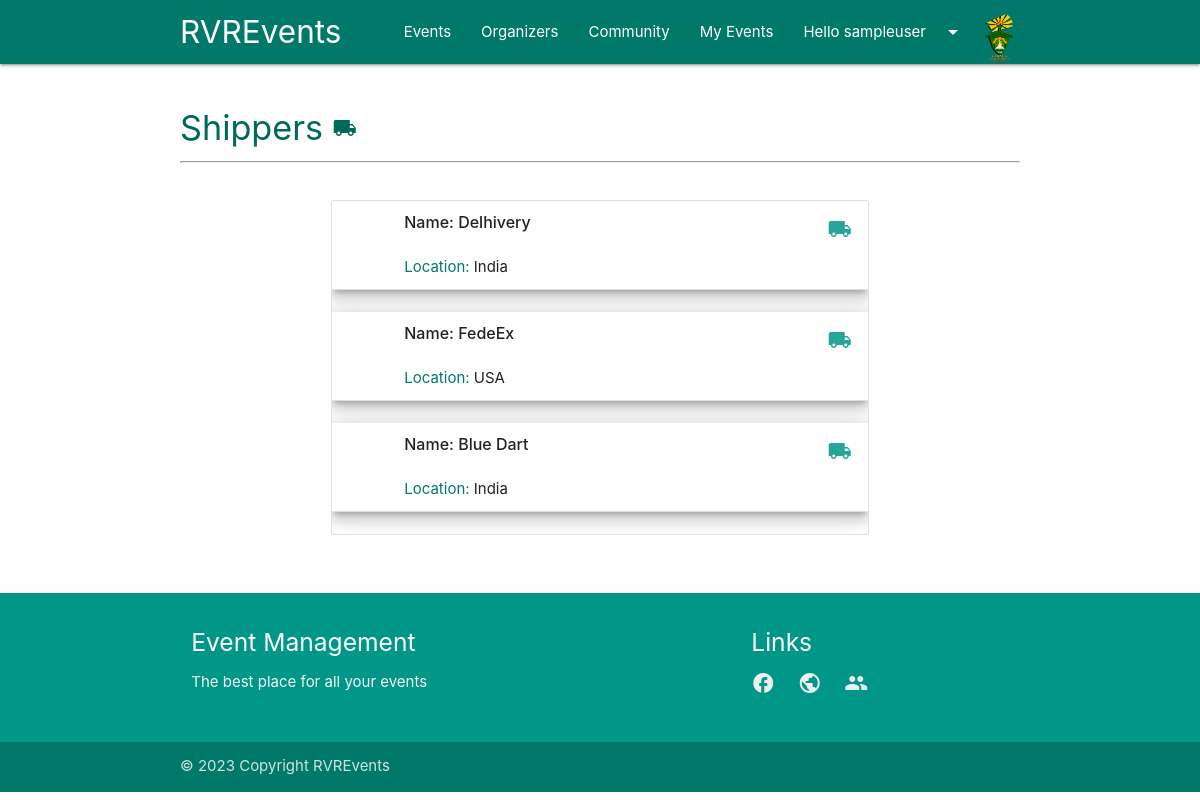
The page /shippers/ (signed in) on the database its author committed.
### ems/models.py (models this page shows, shortened)
class Participant(models.Model):
    GENDER = [
        ('Male', 'Male'),
        ('Female', 'Female'),
        ('Other', 'Other')
    ]
    user = models.OneToOneField(User, null=True, blank=True, on_delete=models.CASCADE)
    name = models.CharField(max_length=200, null=True)
    gender = models.CharField(max_length=100, choices=GENDER, null=True)
    profile_pic = models.ImageField(null=True, blank=True, default="profile_1.png")
    dob = models.DateField(null=True)
    joined_date = models.DateField(auto_now_add=True)

class Shipper(models.Model):
    name = models.CharField(max_length=200)
    location = models.CharField(max_length=200)

### ems/views.py (the view)
# urls.py: path('shippers/', views.shippers, name='shippers'),
@login_required(login_url='login')
def shippers(request):
    shippers = Shipper.objects.all().order_by('-id')
    context = {
        'shippers': shippers
    }
    return render(request, 'ems/render/shippers.html', context)

### ems/templatetags/auth_extras.py (called while the page is built)
@register.filter(name='has_group')
def has_group(user, group_name):
    group = Group.objects.get(name=group_name)
    return True if group in user.groups.all() else False

### ems/templates/ems/render/shippers.html (shortened to what this page needs)
{% extends 'ems/main.html' %}
{% load static %}
{% load auth_extras %}
{% block content %}
<div class="container users-section">
    <br>
    <h4 class="teal-text text-darken-3">Shippers <i class="material-icons">local_shipping</i></h4>
    <hr>
    <br>
    <div class="row">
        <div class="col m8 offset-m2">
            <ul class="collection">
                {% for shipper in shippers %}
                <li class="collection-item avatar z-depth-3">
                    <span class="title"><strong>Name: {{ shipper.name }}</strong></span>
                    <p><br><span class="teal-text text-darken-2">Location: </span>{{ shipper.location }}<br>
                    </p>
                    <a href="#!" class="secondary-content"><i class="material-icons">local_shipping</i></a>
                </li>
                <br>
                {% endfor %}
            </ul>
        </div>
    </div>
    <br>
</div>
{% endblock %}

### ems/templates/components/navbar.html (shortened to what this page needs)
{% load auth_extras %}
<nav class="teal darken-2">
    <div class="container">
        <div class="nav-wrapper">
            <a href="{% url 'home' %}" class="brand-logo">RVREvents {% if request.user.is_staff %}(Admin){% endif %}</a>
            <ul id="nav-mobile" class="right hide-on-med-and-down">
                <li><a href="{% url 'events' %}">Events</a></li>
                <li><a href="{% url 'organisers' %}">Organizers</a></li>
                <li><a href="{% url 'participants' %}">Community</a></li>
                {% if request.user|has_group:"participant" %}
                    <li><a href="{% url 'my_events' %}">My Events</a></li>
                {% endif %}
                {% if request.user.username %}
                    <li><a class="dropdown-trigger" href="#" data-target="dropdown1">Hello {{request.user.username}}<i class="material-icons right">arrow_drop_down</i></a></li>
                {% else %}
                    <li><a href="{% url 'login' %}">Login</a></li>
                {% endif %}
                {% if request.user|has_group:"participant" %}
                    <img src="{{ request.user.participant.profile_pic.url }}" alt="" width="40px" height="40px" style="padding-top: 10px;" class="responsive-img circle">
                {% endif %}
            </ul>
        </div>
    </div>
</nav>

### rows shown on the page
Shipper: name "Delhivery", location "India"
Shipper: name "FedeEx", location "USA"
Shipper: name "Blue Dart", location "India"

### other values the page prints
{{ request.user.username }} "sampleuser"
